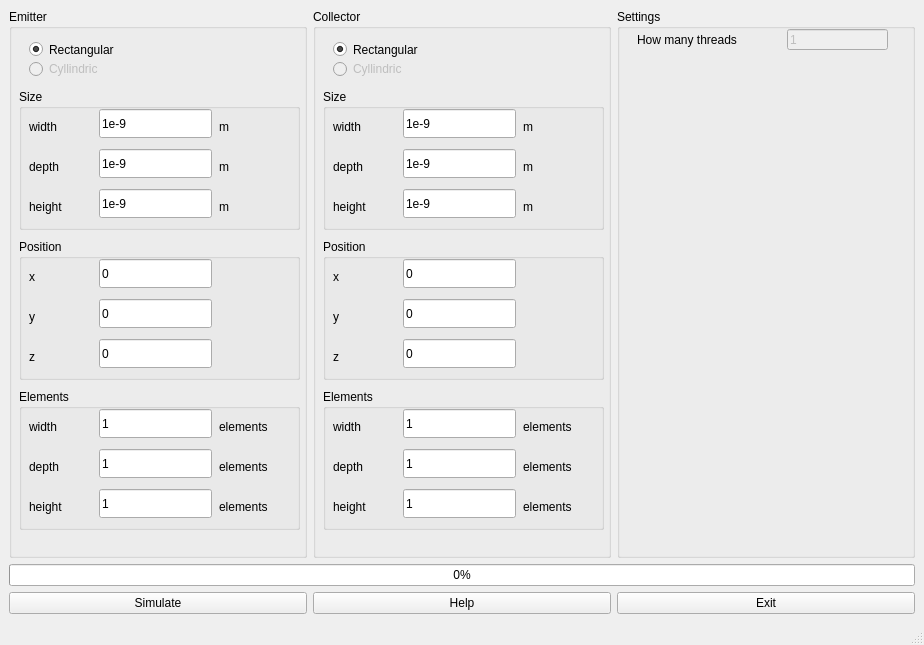
<?xml version="1.0" encoding="UTF-8"?>
<ui version="4.0">
 <class>mainWindow</class>
 <widget class="QMainWindow" name="mainWindow">
  <property name="geometry">
   <rect>
    <x>0</x>
    <y>0</y>
    <width>924</width>
    <height>645</height>
   </rect>
  </property>
  <property name="windowTitle">
   <string>Tensor Calculator</string>
  </property>
  <widget class="QWidget" name="centralwidget">
   <layout class="QGridLayout" name="gridLayout">
    <item row="2" column="0">
     <widget class="QPushButton" name="simulateButton">
      <property name="text">
       <string>Simulate</string>
      </property>
     </widget>
    </item>
    <item row="2" column="2">
     <widget class="QPushButton" name="exitButton">
      <property name="text">
       <string>Exit</string>
      </property>
     </widget>
    </item>
    <item row="2" column="1">
     <widget class="QPushButton" name="helpButton">
      <property name="text">
       <string>Help</string>
      </property>
     </widget>
    </item>
    <item row="1" column="0" colspan="3">
     <widget class="QProgressBar" name="simulationProgressBar">
      <property name="value">
       <number>0</number>
      </property>
     </widget>
    </item>
    <item row="0" column="0">
     <widget class="QGroupBox" name="emitterGroupBox">
      <property name="title">
       <string>Emitter</string>
      </property>
      <widget class="QRadioButton" name="emitterRecRadioButton">
       <property name="geometry">
        <rect>
         <x>20</x>
         <y>30</y>
         <width>902</width>
         <height>21</height>
        </rect>
       </property>
       <property name="text">
        <string>Rectangular</string>
       </property>
       <property name="checked">
        <bool>true</bool>
       </property>
      </widget>
      <widget class="QRadioButton" name="emitterCylRadioButton">
       <property name="enabled">
        <bool>false</bool>
       </property>
       <property name="geometry">
        <rect>
         <x>20</x>
         <y>50</y>
         <width>902</width>
         <height>20</height>
        </rect>
       </property>
       <property name="text">
        <string>Cyllindric</string>
       </property>
      </widget>
      <widget class="QGroupBox" name="emitterElementsGroupBox">
       <property name="geometry">
        <rect>
         <x>10</x>
         <y>380</y>
         <width>281</width>
         <height>141</height>
        </rect>
       </property>
       <property name="title">
        <string>Elements</string>
       </property>
       <widget class="QLineEdit" name="emitterElementsDepthLineEdit">
        <property name="geometry">
         <rect>
          <x>80</x>
          <y>60</y>
          <width>113</width>
          <height>29</height>
         </rect>
        </property>
        <property name="text">
         <string>1</string>
        </property>
       </widget>
       <widget class="QLabel" name="emitterElementsWidthLabel">
        <property name="geometry">
         <rect>
          <x>10</x>
          <y>30</y>
          <width>62</width>
          <height>15</height>
         </rect>
        </property>
        <property name="text">
         <string>width</string>
        </property>
       </widget>
       <widget class="QLabel" name="emitterElementsDepthLabel">
        <property name="geometry">
         <rect>
          <x>10</x>
          <y>70</y>
          <width>62</width>
          <height>15</height>
         </rect>
        </property>
        <property name="text">
         <string>depth</string>
        </property>
       </widget>
       <widget class="QLabel" name="emitterElementsHeightLabel">
        <property name="geometry">
         <rect>
          <x>10</x>
          <y>110</y>
          <width>62</width>
          <height>15</height>
         </rect>
        </property>
        <property name="text">
         <string>height</string>
        </property>
       </widget>
       <widget class="QLineEdit" name="emitterElementsWidthLineEdit">
        <property name="geometry">
         <rect>
          <x>80</x>
          <y>20</y>
          <width>113</width>
          <height>29</height>
         </rect>
        </property>
        <property name="text">
         <string>1</string>
        </property>
       </widget>
       <widget class="QLabel" name="label_13">
        <property name="geometry">
         <rect>
          <x>200</x>
          <y>30</y>
          <width>62</width>
          <height>15</height>
         </rect>
        </property>
        <property name="text">
         <string>elements</string>
        </property>
       </widget>
       <widget class="QLineEdit" name="emitterElementsHeightLineEdit">
        <property name="geometry">
         <rect>
          <x>80</x>
          <y>100</y>
          <width>113</width>
          <height>29</height>
         </rect>
        </property>
        <property name="text">
         <string>1</string>
        </property>
       </widget>
       <widget class="QLabel" name="label_15">
        <property name="geometry">
         <rect>
          <x>200</x>
          <y>70</y>
          <width>62</width>
          <height>15</height>
         </rect>
        </property>
        <property name="text">
         <string>elements</string>
        </property>
       </widget>
       <widget class="QLabel" name="label_18">
        <property name="geometry">
         <rect>
          <x>200</x>
          <y>110</y>
          <width>62</width>
          <height>15</height>
         </rect>
        </property>
        <property name="text">
         <string>elements</string>
        </property>
       </widget>
      </widget>
      <widget class="QGroupBox" name="emitterSizeGroupBox">
       <property name="geometry">
        <rect>
         <x>10</x>
         <y>80</y>
         <width>281</width>
         <height>141</height>
        </rect>
       </property>
       <property name="title">
        <string>Size</string>
       </property>
       <widget class="QLabel" name="emitterWidthMetersLabel">
        <property name="geometry">
         <rect>
          <x>200</x>
          <y>30</y>
          <width>62</width>
          <height>15</height>
         </rect>
        </property>
        <property name="text">
         <string>m</string>
        </property>
       </widget>
       <widget class="QLabel" name="emitterWidthLabel">
        <property name="geometry">
         <rect>
          <x>10</x>
          <y>30</y>
          <width>62</width>
          <height>15</height>
         </rect>
        </property>
        <property name="text">
         <string>width</string>
        </property>
       </widget>
       <widget class="QLabel" name="emitterHeightMetersLabel">
        <property name="geometry">
         <rect>
          <x>200</x>
          <y>110</y>
          <width>62</width>
          <height>15</height>
         </rect>
        </property>
        <property name="text">
         <string>m</string>
        </property>
       </widget>
       <widget class="QLineEdit" name="emitterHeightLineEdit">
        <property name="geometry">
         <rect>
          <x>80</x>
          <y>100</y>
          <width>113</width>
          <height>29</height>
         </rect>
        </property>
        <property name="text">
         <string>1e-9</string>
        </property>
       </widget>
       <widget class="QLabel" name="emitterDepthLabel">
        <property name="geometry">
         <rect>
          <x>10</x>
          <y>70</y>
          <width>62</width>
          <height>15</height>
         </rect>
        </property>
        <property name="text">
         <string>depth</string>
        </property>
       </widget>
       <widget class="QLineEdit" name="emitterDepthLineEdit">
        <property name="geometry">
         <rect>
          <x>80</x>
          <y>60</y>
          <width>113</width>
          <height>29</height>
         </rect>
        </property>
        <property name="text">
         <string>1e-9</string>
        </property>
       </widget>
       <widget class="QLineEdit" name="emitterWidthLineEdit">
        <property name="geometry">
         <rect>
          <x>80</x>
          <y>20</y>
          <width>113</width>
          <height>29</height>
         </rect>
        </property>
        <property name="text">
         <string>1e-9</string>
        </property>
       </widget>
       <widget class="QLabel" name="emitterHeightLabel">
        <property name="geometry">
         <rect>
          <x>10</x>
          <y>110</y>
          <width>62</width>
          <height>15</height>
         </rect>
        </property>
        <property name="text">
         <string>height</string>
        </property>
       </widget>
       <widget class="QLabel" name="emitterDepthMetersLabel">
        <property name="geometry">
         <rect>
          <x>200</x>
          <y>70</y>
          <width>62</width>
          <height>15</height>
         </rect>
        </property>
        <property name="text">
         <string>m</string>
        </property>
       </widget>
      </widget>
      <widget class="QGroupBox" name="groupBox_7">
       <property name="geometry">
        <rect>
         <x>10</x>
         <y>230</y>
         <width>281</width>
         <height>141</height>
        </rect>
       </property>
       <property name="title">
        <string>Position</string>
       </property>
       <widget class="QLineEdit" name="emitterYLineEdit">
        <property name="geometry">
         <rect>
          <x>80</x>
          <y>60</y>
          <width>113</width>
          <height>29</height>
         </rect>
        </property>
        <property name="text">
         <string>0</string>
        </property>
       </widget>
       <widget class="QLabel" name="emitterXLabel">
        <property name="geometry">
         <rect>
          <x>10</x>
          <y>30</y>
          <width>62</width>
          <height>15</height>
         </rect>
        </property>
        <property name="text">
         <string>x</string>
        </property>
       </widget>
       <widget class="QLabel" name="emitterYLabel">
        <property name="geometry">
         <rect>
          <x>10</x>
          <y>70</y>
          <width>62</width>
          <height>15</height>
         </rect>
        </property>
        <property name="text">
         <string>y</string>
        </property>
       </widget>
       <widget class="QLabel" name="emitterZLabel">
        <property name="geometry">
         <rect>
          <x>10</x>
          <y>110</y>
          <width>62</width>
          <height>15</height>
         </rect>
        </property>
        <property name="text">
         <string>z</string>
        </property>
       </widget>
       <widget class="QLineEdit" name="emitterXLineEdit">
        <property name="geometry">
         <rect>
          <x>80</x>
          <y>20</y>
          <width>113</width>
          <height>29</height>
         </rect>
        </property>
        <property name="text">
         <string>0</string>
        </property>
       </widget>
       <widget class="QLineEdit" name="emitterZLineEdit">
        <property name="geometry">
         <rect>
          <x>80</x>
          <y>100</y>
          <width>113</width>
          <height>29</height>
         </rect>
        </property>
        <property name="text">
         <string>0</string>
        </property>
       </widget>
      </widget>
     </widget>
    </item>
    <item row="0" column="1">
     <widget class="QGroupBox" name="collectorGroupBox">
      <property name="title">
       <string>Collector</string>
      </property>
      <widget class="QRadioButton" name="collectorCylRadioButton">
       <property name="enabled">
        <bool>false</bool>
       </property>
       <property name="geometry">
        <rect>
         <x>20</x>
         <y>50</y>
         <width>902</width>
         <height>20</height>
        </rect>
       </property>
       <property name="text">
        <string>Cyllindric</string>
       </property>
      </widget>
      <widget class="QGroupBox" name="collectorElementsGroupBox">
       <property name="geometry">
        <rect>
         <x>10</x>
         <y>380</y>
         <width>281</width>
         <height>141</height>
        </rect>
       </property>
       <property name="title">
        <string>Elements</string>
       </property>
       <widget class="QLineEdit" name="collectorElementsDepthLineEdit">
        <property name="geometry">
         <rect>
          <x>80</x>
          <y>60</y>
          <width>113</width>
          <height>29</height>
         </rect>
        </property>
        <property name="text">
         <string>1</string>
        </property>
       </widget>
       <widget class="QLabel" name="collectorElementsWidthLabel">
        <property name="geometry">
         <rect>
          <x>10</x>
          <y>30</y>
          <width>62</width>
          <height>15</height>
         </rect>
        </property>
        <property name="text">
         <string>width</string>
        </property>
       </widget>
       <widget class="QLabel" name="collectorElementsDepthLabel">
        <property name="geometry">
         <rect>
          <x>10</x>
          <y>70</y>
          <width>62</width>
          <height>15</height>
         </rect>
        </property>
        <property name="text">
         <string>depth</string>
        </property>
       </widget>
       <widget class="QLabel" name="collectorElementsHeightLabel">
        <property name="geometry">
         <rect>
          <x>10</x>
          <y>110</y>
          <width>62</width>
          <height>15</height>
         </rect>
        </property>
        <property name="text">
         <string>height</string>
        </property>
       </widget>
       <widget class="QLineEdit" name="collectorElementsWidthLineEdit">
        <property name="geometry">
         <rect>
          <x>80</x>
          <y>20</y>
          <width>113</width>
          <height>29</height>
         </rect>
        </property>
        <property name="text">
         <string>1</string>
        </property>
       </widget>
       <widget class="QLabel" name="label_52">
        <property name="geometry">
         <rect>
          <x>200</x>
          <y>30</y>
          <width>62</width>
          <height>15</height>
         </rect>
        </property>
        <property name="text">
         <string>elements</string>
        </property>
       </widget>
       <widget class="QLineEdit" name="collectorElementsHeightLineEdit">
        <property name="geometry">
         <rect>
          <x>80</x>
          <y>100</y>
          <width>113</width>
          <height>29</height>
         </rect>
        </property>
        <property name="text">
         <string>1</string>
        </property>
       </widget>
       <widget class="QLabel" name="label_53">
        <property name="geometry">
         <rect>
          <x>200</x>
          <y>70</y>
          <width>62</width>
          <height>15</height>
         </rect>
        </property>
        <property name="text">
         <string>elements</string>
        </property>
       </widget>
       <widget class="QLabel" name="label_54">
        <property name="geometry">
         <rect>
          <x>200</x>
          <y>110</y>
          <width>62</width>
          <height>15</height>
         </rect>
        </property>
        <property name="text">
         <string>elements</string>
        </property>
       </widget>
      </widget>
      <widget class="QGroupBox" name="collectorSizeGroupBox">
       <property name="geometry">
        <rect>
         <x>10</x>
         <y>80</y>
         <width>281</width>
         <height>141</height>
        </rect>
       </property>
       <property name="title">
        <string>Size</string>
       </property>
       <widget class="QLabel" name="collectorWidthMetersLabel">
        <property name="geometry">
         <rect>
          <x>200</x>
          <y>30</y>
          <width>62</width>
          <height>15</height>
         </rect>
        </property>
        <property name="text">
         <string>m</string>
        </property>
       </widget>
       <widget class="QLabel" name="collectorWidthLabel">
        <property name="geometry">
         <rect>
          <x>10</x>
          <y>30</y>
          <width>62</width>
          <height>15</height>
         </rect>
        </property>
        <property name="text">
         <string>width</string>
        </property>
       </widget>
       <widget class="QLabel" name="collectorHeightMetersLabel">
        <property name="geometry">
         <rect>
          <x>200</x>
          <y>110</y>
          <width>62</width>
          <height>15</height>
         </rect>
        </property>
        <property name="text">
         <string>m</string>
        </property>
       </widget>
       <widget class="QLineEdit" name="collectorHeightLineEdit">
        <property name="geometry">
         <rect>
          <x>80</x>
          <y>100</y>
          <width>113</width>
          <height>29</height>
         </rect>
        </property>
        <property name="text">
         <string>1e-9</string>
        </property>
       </widget>
       <widget class="QLabel" name="collectorDepthLabel">
        <property name="geometry">
         <rect>
          <x>10</x>
          <y>70</y>
          <width>62</width>
          <height>15</height>
         </rect>
        </property>
        <property name="text">
         <string>depth</string>
        </property>
       </widget>
       <widget class="QLineEdit" name="collectorDepthLineEdit">
        <property name="geometry">
         <rect>
          <x>80</x>
          <y>60</y>
          <width>113</width>
          <height>29</height>
         </rect>
        </property>
        <property name="text">
         <string>1e-9</string>
        </property>
       </widget>
       <widget class="QLineEdit" name="collectorWidthLineEdit">
        <property name="geometry">
         <rect>
          <x>80</x>
          <y>20</y>
          <width>113</width>
          <height>29</height>
         </rect>
        </property>
        <property name="text">
         <string>1e-9</string>
        </property>
       </widget>
       <widget class="QLabel" name="collectorHeightLabel">
        <property name="geometry">
         <rect>
          <x>10</x>
          <y>110</y>
          <width>62</width>
          <height>15</height>
         </rect>
        </property>
        <property name="text">
         <string>height</string>
        </property>
       </widget>
       <widget class="QLabel" name="collectorDepthMetersLabel">
        <property name="geometry">
         <rect>
          <x>200</x>
          <y>70</y>
          <width>62</width>
          <height>15</height>
         </rect>
        </property>
        <property name="text">
         <string>m</string>
        </property>
       </widget>
      </widget>
      <widget class="QRadioButton" name="collectorRecRadioButton">
       <property name="geometry">
        <rect>
         <x>20</x>
         <y>30</y>
         <width>902</width>
         <height>21</height>
        </rect>
       </property>
       <property name="text">
        <string>Rectangular</string>
       </property>
       <property name="checked">
        <bool>true</bool>
       </property>
      </widget>
      <widget class="QGroupBox" name="collectorPositionGroupBox">
       <property name="geometry">
        <rect>
         <x>10</x>
         <y>230</y>
         <width>281</width>
         <height>141</height>
        </rect>
       </property>
       <property name="title">
        <string>Position</string>
       </property>
       <widget class="QLineEdit" name="collectorYLineEdit">
        <property name="geometry">
         <rect>
          <x>80</x>
          <y>60</y>
          <width>113</width>
          <height>29</height>
         </rect>
        </property>
        <property name="text">
         <string>0</string>
        </property>
       </widget>
       <widget class="QLabel" name="collectorXLabel">
        <property name="geometry">
         <rect>
          <x>10</x>
          <y>30</y>
          <width>62</width>
          <height>15</height>
         </rect>
        </property>
        <property name="text">
         <string>x</string>
        </property>
       </widget>
       <widget class="QLabel" name="collectorYLabel">
        <property name="geometry">
         <rect>
          <x>10</x>
          <y>70</y>
          <width>62</width>
          <height>15</height>
         </rect>
        </property>
        <property name="text">
         <string>y</string>
        </property>
       </widget>
       <widget class="QLabel" name="collectorZLabel">
        <property name="geometry">
         <rect>
          <x>10</x>
          <y>110</y>
          <width>62</width>
          <height>15</height>
         </rect>
        </property>
        <property name="text">
         <string>z</string>
        </property>
       </widget>
       <widget class="QLineEdit" name="collectorXLineEdit">
        <property name="geometry">
         <rect>
          <x>80</x>
          <y>20</y>
          <width>113</width>
          <height>29</height>
         </rect>
        </property>
        <property name="text">
         <string>0</string>
        </property>
       </widget>
       <widget class="QLineEdit" name="collectorZLineEdit">
        <property name="geometry">
         <rect>
          <x>80</x>
          <y>100</y>
          <width>113</width>
          <height>29</height>
         </rect>
        </property>
        <property name="text">
         <string>0</string>
        </property>
       </widget>
      </widget>
     </widget>
    </item>
    <item row="0" column="2">
     <widget class="QGroupBox" name="settingsGroupBox">
      <property name="title">
       <string>Settings</string>
      </property>
      <widget class="QLineEdit" name="threadNumberLineEdit">
       <property name="enabled">
        <bool>false</bool>
       </property>
       <property name="geometry">
        <rect>
         <x>170</x>
         <y>20</y>
         <width>101</width>
         <height>21</height>
        </rect>
       </property>
       <property name="text">
        <string>1</string>
       </property>
      </widget>
      <widget class="QLabel" name="threadsNumberLabel">
       <property name="geometry">
        <rect>
         <x>20</x>
         <y>20</y>
         <width>131</width>
         <height>21</height>
        </rect>
       </property>
       <property name="text">
        <string>How many threads</string>
       </property>
      </widget>
     </widget>
    </item>
   </layout>
   <zorder>simulationProgressBar</zorder>
   <zorder>emitterGroupBox</zorder>
   <zorder>exitButton</zorder>
   <zorder>helpButton</zorder>
   <zorder>simulateButton</zorder>
   <zorder>collectorGroupBox</zorder>
   <zorder>settingsGroupBox</zorder>
  </widget>
  <widget class="QStatusBar" name="statusbar"/>
 </widget>
 <resources/>
 <connections/>
</ui>
